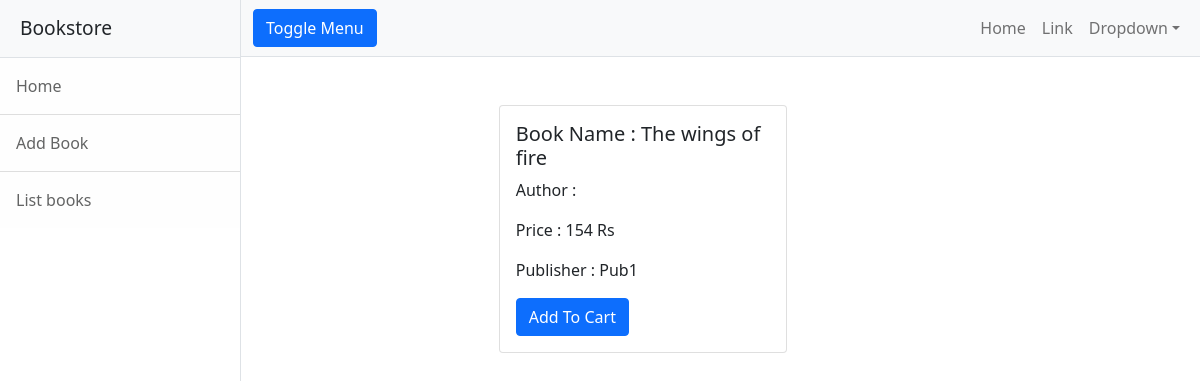
The app's page /books/detail/1 with its own data.
### bookstoreapp/models.py (models this page shows, shortened)
class Books(models.Model):
    book_name=models.CharField(max_length=120)
    price=models.IntegerField(default=150)
    author=models.CharField(max_length=120)
    quantity=models.IntegerField(default=1)
    publisher=models.CharField(max_length=120)

### bookstoreapp/views.py (the view)
# urls.py: path("books/detail/<int:id>",views.DetailBookView.as_view(),name="detail-book"),
class DetailBookView(View):
    def get(self,request,*args,**kwargs):
        id=kwargs.get("id")
        book=Books.objects.get(id=id)
        return render(request,"book-details.html",{"book":book})

### bookstoreapp/templates/book-details.html
{%extends 'base.html'%}
{%block body_block%}
<div class="container  mt-5">
    <div class="row">
        <div class="col-3"></div>
        <div class="col-6">
            <div class="card" style="width: 18rem;">
                <div class="card-body">
                    <h5 class="card-title">Book Name : {{book.book_name}}</h5>
                    <p class="card-text">Author : {{book.author_name}}</p>
                    <p class="card-text">Price : {{book.price}} Rs</p>
                    <p class="card-text">Publisher : {{book.publisher}}</p>
                    <a href="#" class="btn btn-primary">Add To Cart</a>
                </div>
            </div>
        </div>
        <div class="col-3"></div>
    </div>
</div>
{%endblock%}

### records on screen
Books: book_name "The wings of fire", price "154", publisher "Pub1"
